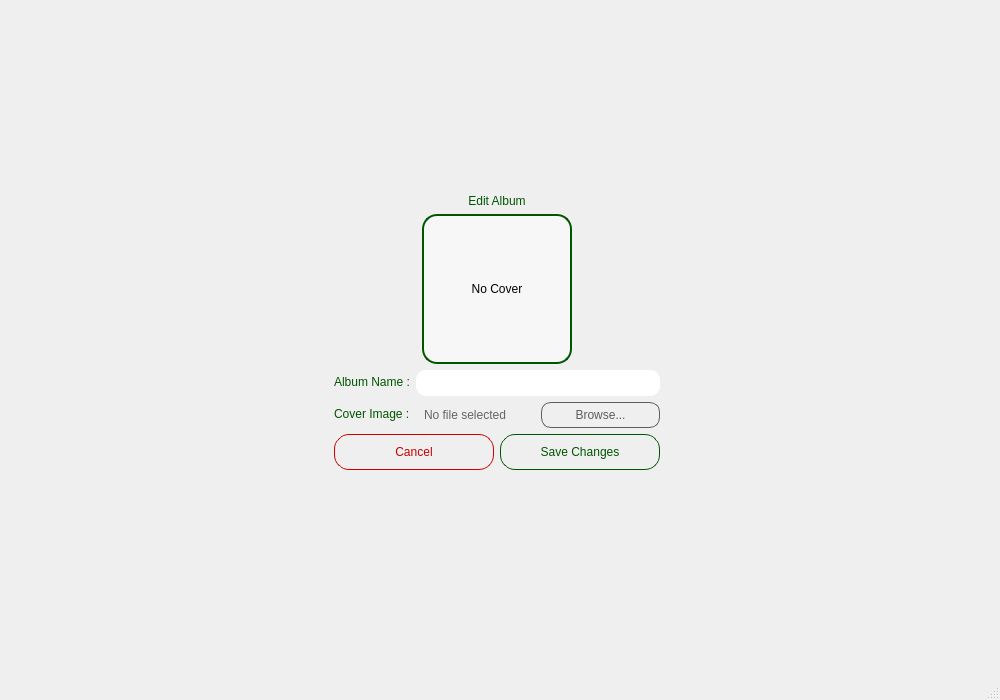
<?xml version="1.0" encoding="UTF-8"?>
<ui version="4.0">
 <class>EditAlbumWindow</class>
 <widget class="QMainWindow" name="EditAlbumWindow">
  <property name="geometry">
   <rect>
    <x>0</x>
    <y>0</y>
    <width>1000</width>
    <height>700</height>
   </rect>
  </property>
  <property name="windowTitle">
   <string>MainWindow</string>
  </property>
  <property name="styleSheet">
   <string notr="true">background-image: url(:/images/background/images/liteBackground.png);</string>
  </property>
  <widget class="QWidget" name="centralwidget">
   <layout class="QGridLayout" name="gridLayout_2">
    <item row="1" column="2">
     <spacer name="horizontalSpacer_2">
      <property name="orientation">
       <enum>Qt::Orientation::Horizontal</enum>
      </property>
      <property name="sizeHint" stdset="0">
       <size>
        <width>40</width>
        <height>20</height>
       </size>
      </property>
     </spacer>
    </item>
    <item row="0" column="1">
     <spacer name="verticalSpacer">
      <property name="orientation">
       <enum>Qt::Orientation::Vertical</enum>
      </property>
      <property name="sizeHint" stdset="0">
       <size>
        <width>20</width>
        <height>40</height>
       </size>
      </property>
     </spacer>
    </item>
    <item row="1" column="1">
     <layout class="QVBoxLayout" name="verticalLayout" stretch="0,0,0,0,0">
      <item>
       <widget class="QLabel" name="titleLabel">
        <property name="styleSheet">
         <string notr="true">color: rgb(0, 85, 0);
font: 700 14pt &quot;Segoe UI&quot;;
background: transparent;
text-align: center;</string>
        </property>
        <property name="text">
         <string>Edit Album</string>
        </property>
        <property name="alignment">
         <set>Qt::AlignmentFlag::AlignCenter</set>
        </property>
       </widget>
      </item>
      <item>
       <layout class="QGridLayout" name="gridLayout">
        <item row="0" column="0">
         <widget class="QLabel" name="coverPreviewLabel">
          <property name="minimumSize">
           <size>
            <width>150</width>
            <height>150</height>
           </size>
          </property>
          <property name="maximumSize">
           <size>
            <width>150</width>
            <height>150</height>
           </size>
          </property>
          <property name="styleSheet">
           <string notr="true">border: 2px solid rgb(0, 85, 0);
border-radius: 15px;
background-color: rgba(255, 255, 255, 0.5);</string>
          </property>
          <property name="text">
           <string>No Cover</string>
          </property>
          <property name="alignment">
           <set>Qt::AlignmentFlag::AlignCenter</set>
          </property>
         </widget>
        </item>
       </layout>
      </item>
      <item>
       <layout class="QFormLayout" name="formLayout">
        <item row="0" column="0">
         <widget class="QLabel" name="nameLabel">
          <property name="styleSheet">
           <string notr="true">color: rgb(0, 85, 0);
font: 700 10pt &quot;Segoe UI&quot;;
background: transparent;</string>
          </property>
          <property name="text">
           <string>Album Name :</string>
          </property>
         </widget>
        </item>
        <item row="0" column="1">
         <widget class="QLineEdit" name="nameLineEdit">
          <property name="styleSheet">
           <string notr="true">background-image: url(:/images/background/images/witeBackground.png);
border-radius: 10px;
padding: 5px;</string>
          </property>
         </widget>
        </item>
        <item row="1" column="0">
         <widget class="QLabel" name="coverLabel">
          <property name="styleSheet">
           <string notr="true">color: rgb(0, 85, 0);
font: 700 10pt &quot;Segoe UI&quot;;
background: transparent;</string>
          </property>
          <property name="text">
           <string>Cover Image :</string>
          </property>
         </widget>
        </item>
        <item row="1" column="1">
         <layout class="QHBoxLayout" name="coverLayout">
          <item>
           <widget class="QLabel" name="coverPathLabel">
            <property name="styleSheet">
             <string notr="true">color: rgb(100, 100, 100);
background-image: url(:/images/background/images/witeBackground.png);
border-radius: 10px;
padding: 5px;</string>
            </property>
            <property name="text">
             <string>No file selected</string>
            </property>
           </widget>
          </item>
          <item>
           <widget class="QPushButton" name="selectCoverButton">
            <property name="styleSheet">
             <string notr="true">QPushButton {
background: transparent;
border: 1px solid rgb(93, 93, 93);
border-radius: 10px;
padding: 5px 15px;
color: rgb(93, 93, 93);
font: 700 9pt &quot;Segoe UI&quot;;
}

QPushButton:hover {
	background-color: rgb(93, 93, 93);
	border:1px solid rgb(255, 255, 255);
border-radius: 10px;
padding: 5px 15px;
	color: rgb(255, 255, 255);
	font: 700 9pt &quot;Segoe UI&quot;;
}
</string>
            </property>
            <property name="text">
             <string>Browse...</string>
            </property>
           </widget>
          </item>
         </layout>
        </item>
       </layout>
      </item>
      <item>
       <layout class="QHBoxLayout" name="buttonLayout">
        <item>
         <widget class="QPushButton" name="cancelButton">
          <property name="styleSheet">
           <string notr="true">QPushButton {
background: transparent;
border: 1px solid rgb(200, 0, 0);
border-radius: 15px;
padding: 10px;
color: rgb(200, 0, 0);
font: 700 9pt &quot;Segoe UI&quot;;
}

QPushButton:hover {
	background-color: rgb(200, 0, 0);
	border:1px solid rgb(255, 255, 255);
	border-radius: 15px;
	padding: 10px;
	color: rgb(255, 255, 255);
	font: 700 9pt &quot;Segoe UI&quot;;
}
</string>
          </property>
          <property name="text">
           <string>Cancel</string>
          </property>
         </widget>
        </item>
        <item>
         <widget class="QPushButton" name="saveButton">
          <property name="styleSheet">
           <string notr="true">QPushButton {
	background: transparent;
	border:1px solid rgb(0, 85, 0);
	border-radius: 15px;
	padding: 10px;
	color: rgb(0, 85, 0);
	font: 700 9pt &quot;Segoe UI&quot;;
}

QPushButton:hover {
	background-color: rgb(0, 85, 0);
	border:1px solid rgb(0, 85, 0);
	border-radius: 15px;
	padding: 10px;
	color: rgb(255, 255, 255);
	font: 700 9pt &quot;Segoe UI&quot;;
}
</string>
          </property>
          <property name="text">
           <string>Save Changes</string>
          </property>
         </widget>
        </item>
       </layout>
      </item>
      <item>
       <widget class="QLabel" name="errorLabel">
        <property name="styleSheet">
         <string notr="true">color: rgb(216, 0, 0);
background: transparent;</string>
        </property>
        <property name="text">
         <string/>
        </property>
       </widget>
      </item>
     </layout>
    </item>
    <item row="1" column="0">
     <spacer name="horizontalSpacer">
      <property name="orientation">
       <enum>Qt::Orientation::Horizontal</enum>
      </property>
      <property name="sizeHint" stdset="0">
       <size>
        <width>40</width>
        <height>20</height>
       </size>
      </property>
     </spacer>
    </item>
    <item row="2" column="1">
     <spacer name="verticalSpacer_2">
      <property name="orientation">
       <enum>Qt::Orientation::Vertical</enum>
      </property>
      <property name="sizeHint" stdset="0">
       <size>
        <width>20</width>
        <height>40</height>
       </size>
      </property>
     </spacer>
    </item>
    <item row="0" column="2">
     <layout class="QGridLayout" name="gridLayout_3" rowstretch="3,1" columnstretch="1,1">
      <item row="0" column="1">
       <widget class="QLabel" name="label">
        <property name="styleSheet">
         <string notr="true">image: url(:/images/logo/images/nweLogo.png);
background: transparent;
border: none;</string>
        </property>
        <property name="text">
         <string/>
        </property>
       </widget>
      </item>
      <item row="0" column="0">
       <spacer name="horizontalSpacer_3">
        <property name="orientation">
         <enum>Qt::Orientation::Horizontal</enum>
        </property>
        <property name="sizeHint" stdset="0">
         <size>
          <width>40</width>
          <height>20</height>
         </size>
        </property>
       </spacer>
      </item>
      <item row="1" column="1">
       <spacer name="verticalSpacer_3">
        <property name="orientation">
         <enum>Qt::Orientation::Vertical</enum>
        </property>
        <property name="sizeHint" stdset="0">
         <size>
          <width>20</width>
          <height>40</height>
         </size>
        </property>
       </spacer>
      </item>
     </layout>
    </item>
   </layout>
  </widget>
  <widget class="QMenuBar" name="menubar">
   <property name="geometry">
    <rect>
     <x>0</x>
     <y>0</y>
     <width>1000</width>
     <height>22</height>
    </rect>
   </property>
  </widget>
  <widget class="QStatusBar" name="statusbar"/>
 </widget>
 <resources/>
 <connections/>
</ui>
